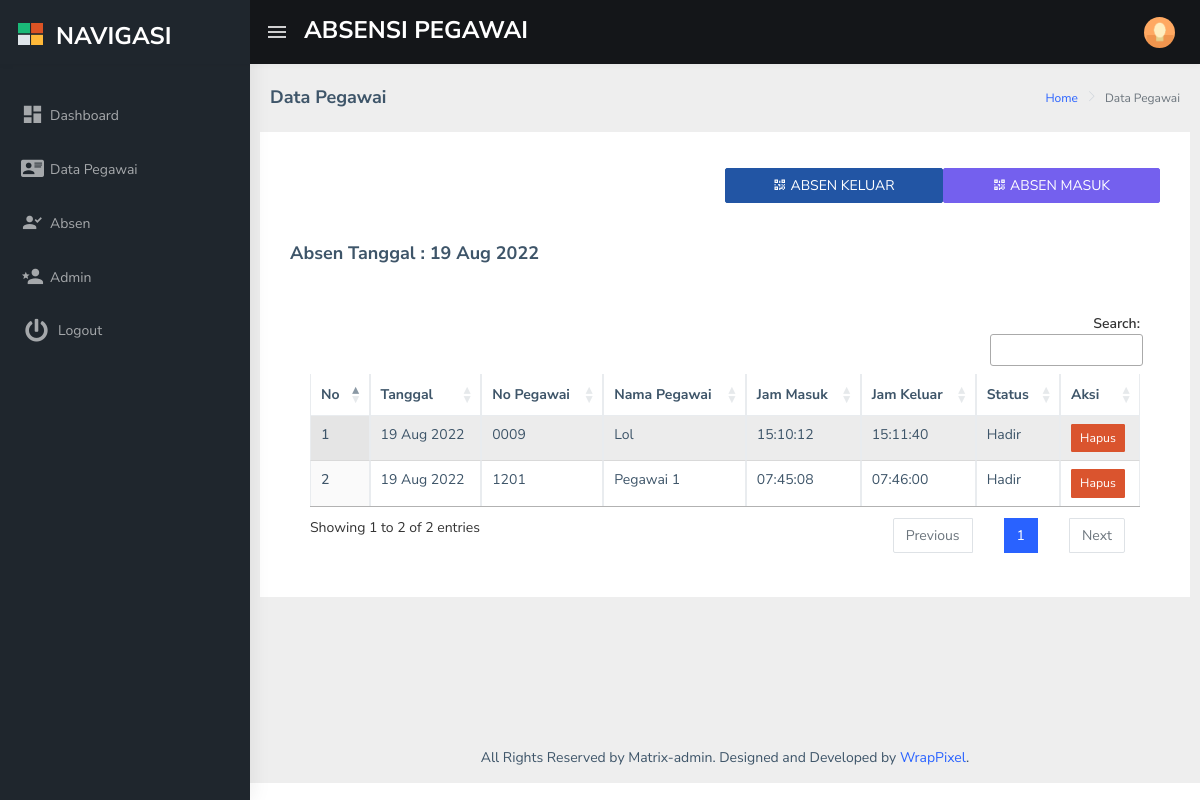
The page /admin/list_absen.php?id=3 on the database its author committed.
### tables this page shows
CREATE TABLE `absen` (
  `id_absen` int(11) NOT NULL,
  `tanggal` date NOT NULL
);

CREATE TABLE `list_absen` (
  `id_list` int(11) NOT NULL,
  `id_absen` int(11) NOT NULL,
  `no_pegawai` varchar(20) NOT NULL,
  `jam_masuk` time DEFAULT NULL,
  `jam_keluar` time DEFAULT NULL,
  `status` varchar(20) NOT NULL
);

CREATE TABLE `pegawai` (
  `no_pegawai` varchar(20) NOT NULL,
  `nama_pegawai` varchar(50) NOT NULL,
  `tempat_lahir` varchar(50) NOT NULL,
  `tanggal_lahir` date NOT NULL,
  `posisi_jabatan` varchar(20) NOT NULL,
  `jenis_kelamin` varchar(50) NOT NULL,
  `profil` varchar(100) NOT NULL,
  `password` varchar(100) NOT NULL,
  `qr_code` varchar(50) NOT NULL,
  `created_at` datetime DEFAULT NULL,
  `update_at` datetime DEFAULT NULL
);

### function.php (called while the page is built, shortened)
<?php
$mysql = mysqli_connect("localhost", "root", "", "db_absen");
function getDataById($tabel,$fiel_name ,$id){
    global $mysql;
    $sql = $mysql->query("SELECT * FROM $tabel WHERE $fiel_name = $id");
    return $sql->fetch_assoc();
}
function getDataJoinWhere($tabel1, $id_tabel1, $tabel2, $id_tabel2, $foren_id, $idWhere, $valWhere){
    global $mysql;
    return $mysql->query("SELECT * FROM $tabel1 JOIN $tabel2 ON $tabel1.$foren_id = $tabel2.$id_tabel2 WHERE $tabel1.$idWhere = $valWhere ORDER BY $id_tabel1 DESC");
}

### admin/list_absen.php (the view, shortened to what this page needs)
<?php
require '../function.php';
if (isset($_GET['id'])) {
  $data = getDataById('absen', 'id_absen', $_GET['id']);
  $dataList = getDataJoinWhere('list_absen', 'id_list','pegawai','no_pegawai', 'no_pegawai','id_absen', $_GET['id']);
} else {
  header("Location: absen.php");
}
?>
<?php include 'layout/header.php'; ?>
<?php include 'layout/sidebar.php'; ?>
<div class="page-wrapper">
        <div class="page-breadcrumb">
          <div class="row">
            <div class="col-12 d-flex no-block align-items-center">
              <h4 class="page-title">Data Pegawai</h4>
              <div class="ms-auto text-end">
                <nav aria-label="breadcrumb">
                  <ol class="breadcrumb">
                    <li class="breadcrumb-item"><a href="#">Home</a></li>
                    <li class="breadcrumb-item active" aria-current="page">
                      Data Pegawai
                    </li>
                  </ol>
                </nav>
              </div>
            </div>
          </div>
        </div>
        <div class="container-fluid">
          <div class="row">
            <div class="card">
            <div class="card-body text-end">
                <a href="scan_qr.php?id=<?= $data['id_absen']; ?>&&absen=AM" class="btn btn-primary w-25 float-end mt-3"><i class="mdi mdi-qrcode"></i> ABSEN MASUK</a>
                <a href="scan_qr.php?id=<?= $data['id_absen']; ?>&&absen=AK" class="btn btn-info w-25 float-end mt-3"><i class="mdi mdi-qrcode"></i> ABSEN KELUAR</a>
            </div>
            <div class="card-body text-start">
                <h4 class="ms-auto">Absen Tanggal : <?= date_format(date_create($data['tanggal']), "j M Y"); ?></h4>
            </div>
                <div class="card-body">
                  <div class="table-responsive">
                  <table id="list" class="display nowrap table table-striped table-bordered" style="width:100%">
                      <thead>
                        <tr>
                          <th>No</th>
                          <th>Tanggal</th>
                          <th>No Pegawai</th>
                          <th>Nama Pegawai</th>
                          <th>Jam Masuk</th>
                          <th>Jam Keluar</th>
                          <th>Status</th>
                          <th>Aksi</th>
                        </tr>
                      </thead>
                      <tbody>
                        <?php $no = 1; ?>
                        <?php foreach($dataList as $row) : ?>
                        <tr>
                          <th scope="col"><?= $no; ?></th>
                          <td><?= date_format(date_create($data['tanggal']), "j M Y");?></td>
                          <td><?= $row['no_pegawai']; ?></td>
                          <td><?= $row['nama_pegawai']; ?></td>
                          <td><?= $row['jam_masuk']; ?></td>
                          <td><?= $row['jam_keluar']; ?></td>
                          <td><?= $row['status']; ?></td>
                          <td>
                            <a href="?hapus=<?= $row['id_list']; ?>&&id=<?= $row['id_absen']; ?>"
                              onclick="return confirm('Data Ini Akan Di Hapus.?')"
                              class="btn btn-sm btn-danger">Hapus</a>
                          </td>
                        </tr>
                        <?php $no++; ?>
                        <?php endforeach; ?>
                      </tbody>
                    </table>
                  </div>
                </div>
              </div>
          </div>
        </div>
<?php include 'layout/footer.php'; ?>

### rows shown on the page
absen: tanggal "19 Aug 2022"
list_absen: id_absen.tanggal "19 Aug 2022", pegawai.no_pegawai "0009", pegawai.nama_pegawai "Lol", jam_masuk "15:10:12", jam_keluar "15:11:40", status "Hadir"
list_absen: id_absen.tanggal "19 Aug 2022", pegawai.no_pegawai "1201", pegawai.nama_pegawai "Pegawai 1", jam_masuk "07:45:08", jam_keluar "07:46:00", status "Hadir"
